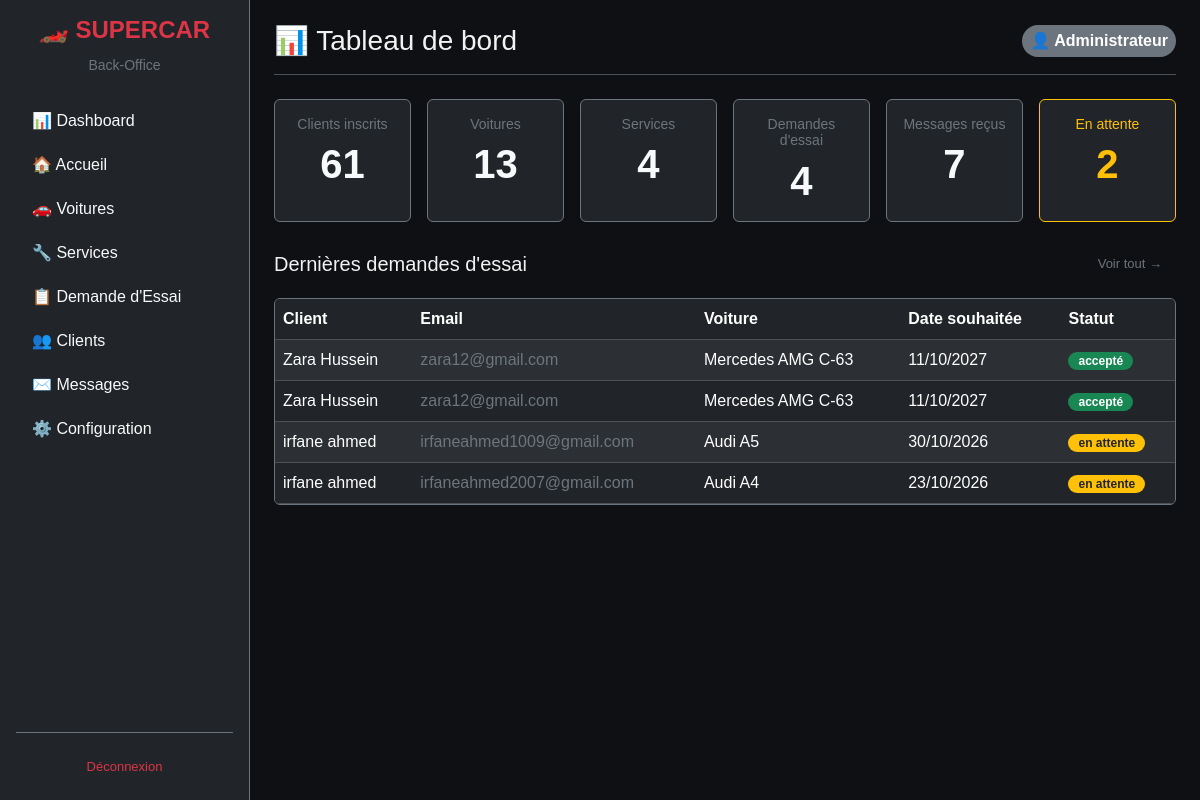
Page /code-source/admin/dashboard.php (signed in) on the committed database.
### tables this page shows
CREATE TABLE `demande_d_essai` (
  `idDemande` int(11) NOT NULL,
  `dateSouhaitee` date DEFAULT NULL,
  `status` varchar(50) DEFAULT 'en attente',
  `dateDemande` date DEFAULT NULL,
  `idVoiture` int(11) NOT NULL,
  `idClient` int(11) NOT NULL,
  `heureDemande` time DEFAULT current_timestamp()
);

CREATE TABLE `client` (
  `idClient` int(11) NOT NULL,
  `prenom` varchar(50) DEFAULT NULL,
  `email` varchar(100) DEFAULT NULL,
  `telephone` varchar(20) DEFAULT NULL,
  `nom` varchar(50) DEFAULT NULL,
  `inscrit` tinyint(1) DEFAULT 1,
  `dateInscription` date DEFAULT NULL
);

CREATE TABLE `marque` (
  `id_marque` int(11) NOT NULL,
  `nom` varchar(50) DEFAULT NULL
);

CREATE TABLE `voiture` (
  `idVoiture` int(11) NOT NULL,
  `annee` varchar(10) DEFAULT NULL,
  `modele` varchar(50) DEFAULT NULL,
  `puissance` varchar(50) DEFAULT NULL,
  `prix` varchar(50) DEFAULT NULL,
  `imageVoiture` varchar(255) DEFAULT NULL,
  `typeCarburant` varchar(50) DEFAULT NULL,
  `id_marque` int(11) NOT NULL,
  `estDansCarrousel` tinyint(1) DEFAULT 0
);

### code-source/admin/dashboard.php (the view, shortened to what this page needs)
<?php
require_once '../connexion/dbconnexion.php';
require_once 'admin_layout.php';
$nbClients  = $conn->query("SELECT COUNT(*) FROM client")->fetch_row()[0];
$nbVoitures = $conn->query("SELECT COUNT(*) FROM voiture")->fetch_row()[0];
$nbServices = $conn->query("SELECT COUNT(*) FROM service")->fetch_row()[0];
$nbDemandes = $conn->query("SELECT COUNT(*) FROM demande_d_essai")->fetch_row()[0];
$nbMessages = $conn->query("SELECT COUNT(*) FROM contact")->fetch_row()[0];
$nbAttente  = $conn->query("SELECT COUNT(*) FROM demande_d_essai WHERE status='en attente'")->fetch_row()[0];
$demandes = $conn->query("
    SELECT d.idDemande, d.dateSouhaitee, d.status,
           c.nom, c.prenom, c.email,
           v.modele, m.nom AS marque
    FROM demande_d_essai d
    JOIN client c ON c.idClient = d.idClient
    JOIN voiture v ON v.idVoiture = d.idVoiture
    JOIN marque m ON m.id_marque = v.id_marque
    ORDER BY d.dateDemande DESC
    LIMIT 10
")->fetch_all(MYSQLI_ASSOC);
?>
<!DOCTYPE html>
<html lang="fr" data-bs-theme="dark">
<head>
  <link href="https://cdn.jsdelivr.net/npm/bootstrap@5.3.3/dist/css/bootstrap.min.css" rel="stylesheet" />
  <link rel="stylesheet" href="admin.css">
</head>
<body>
  <div class="admin-layout d-flex flex-column flex-md-row">
    <?= get_sidebar('Tableau de bord') ?>
    <main class="admin-main flex-grow-1 p-3 p-md-4">
      <div class="d-flex flex-wrap justify-content-between align-items-center mb-4 gap-2 border-bottom pb-3">
        <h1 class="h3 m-0">📊 Tableau de bord</h1>
        <div class="badge bg-secondary p-2 fs-6">👤 <?= htmlspecialchars($_SESSION['admin_nom']) ?></div>
      </div>
      <div class="row row-cols-1 row-cols-sm-2 row-cols-md-3 row-cols-xl-6 g-3 mb-4">
        <div class="col">
          <div class="card h-100 bg-dark border-secondary text-center">
            <div class="card-body p-3">
              <h6 class="card-title text-secondary small">Clients inscrits</h6>
              <div class="display-6 fw-bold text-light"><?= $nbClients ?></div>
            </div>
          </div>
        </div>
        <div class="col">
          <div class="card h-100 bg-dark border-secondary text-center">
            <div class="card-body p-3">
              <h6 class="card-title text-secondary small">Voitures</h6>
              <div class="display-6 fw-bold text-light"><?= $nbVoitures ?></div>
            </div>
          </div>
        </div>
        <div class="col">
          <div class="card h-100 bg-dark border-secondary text-center">
            <div class="card-body p-3">
              <h6 class="card-title text-secondary small">Services</h6>
              <div class="display-6 fw-bold text-light"><?= $nbServices ?></div>
            </div>
          </div>
        </div>
        <div class="col">
          <div class="card h-100 bg-dark border-secondary text-center">
            <div class="card-body p-3">
              <h6 class="card-title text-secondary small">Demandes d'essai</h6>
              <div class="display-6 fw-bold text-light"><?= $nbDemandes ?></div>
            </div>
          </div>
        </div>
        <div class="col">
          <div class="card h-100 bg-dark border-secondary text-center">
            <div class="card-body p-3">
              <h6 class="card-title text-secondary small">Messages reçus</h6>
              <div class="display-6 fw-bold text-light"><?= $nbMessages ?></div>
            </div>
          </div>
        </div>
        <div class="col">
          <div class="card h-100 bg-dark border-warning text-center">
            <div class="card-body p-3">
              <h6 class="card-title text-warning small">En attente</h6>
              <div class="display-6 fw-bold text-warning"><?= $nbAttente ?></div>
            </div>
          </div>
        </div>
      </div>
      <div class="d-flex justify-content-between align-items-center mb-3">
        <h2 class="h5 m-0">Dernières demandes d'essai</h2>
        <a href="demandes.php" class="btn btn-outline-secondary btn-sm">Voir tout →</a>
      </div>
      <div class="table-responsive card bg-dark border-secondary">
        <table class="table table-dark table-hover table-striped align-middle mb-0">
          <thead>
            <tr>
              <th>Client</th>
              <th>Email</th>
              <th>Voiture</th>
              <th>Date souhaitée</th>
              <th>Statut</th>
            </tr>
          </thead>
          <tbody>
            <?php if (empty($demandes)): ?>
              <tr>
                <td colspan="5" class="text-center text-muted py-4">Aucune demande enregistrée</td>
              </tr>
            <?php else: ?>
              <?php foreach ($demandes as $d): ?>
                <?php
                $s = strtolower($d['status']);
                $badgeBg = str_contains($s, 'accept') ? 'bg-success' : (str_contains($s, 'refus') ? 'bg-danger' : (str_contains($s, 'attente') ? 'bg-warning text-dark' : 'bg-secondary'));
                ?>
                <tr>
                  <td class="fw-medium"><?= htmlspecialchars($d['prenom'] . ' ' . $d['nom']) ?></td>
                  <td><a href="mailto:<?= htmlspecialchars($d['email']) ?>" class="text-secondary text-decoration-none"><?= htmlspecialchars($d['email']) ?></a></td>
                  <td><?= htmlspecialchars($d['marque'] . ' ' . $d['modele']) ?></td>
                  <td><?= date('d/m/Y', strtotime($d['dateSouhaitee'])) ?></td>
                  <td><span class="badge <?= $badgeBg ?>"><?= htmlspecialchars($d['status']) ?></span></td>
                </tr>
              <?php endforeach; ?>
            <?php endif; ?>
          </tbody>
        </table>
      </div>
    </main>
  </div>
</body>
</html>

### code-source/admin/admin.css (style rules this page uses)
:root { --bg: #0f1014; --panel: #171922; --accent: #c81e3a; --cyan: #1e7bc8; --text: #f2f2f2; --muted: #9aa0a6; --green: #22c55e; --orange: #f59e0b; --mobile-width: 600px; }
* { box-sizing: border-box; font-family: Arial, Helvetica, sans-serif; margin: 0; padding: 0; }
body { background: var(--bg); color: var(--text); }
.admin-layout { display: flex; flex-direction: column; min-height: 100vh; }
@media (min-width: 992px) { .admin-layout { flex-direction: row; } }
.admin-main { flex-grow: 1; width: 100%; overflow-x: hidden; }
.admin-table-container, .table-responsive { width: 100%; overflow-x: auto; -webkit-overflow-scrolling: touch; }
.admin-main { padding: 32px 36px; }
.btn { padding: 8px 14px; border-radius: 6px; border: none; cursor: pointer; font-size: 13px; font-weight: 500; transition: opacity .15s; }
.badge { display: inline-block; padding: 3px 10px; border-radius: 20px; font-size: 12px; font-weight: 600; }

### rows in the picture
demande_d_essai: idClient.nom "Zara Hussein", idClient.email "zara12@gmail.com", marque.nom "Mercedes AMG C-63", dateSouhaitee "11/10/2027", status "accepté"
demande_d_essai: idClient.nom "Zara Hussein", idClient.email "zara12@gmail.com", marque.nom "Mercedes AMG C-63", dateSouhaitee "11/10/2027", status "accepté"
demande_d_essai: idClient.nom "irfane ahmed", idClient.email "irfaneahmed1009@gmail.com", marque.nom "Audi A5", dateSouhaitee "30/10/2026", status "en attente"
demande_d_essai: idClient.nom "irfane ahmed", idClient.email "irfaneahmed2007@gmail.com", marque.nom "Audi A4", dateSouhaitee "23/10/2026", status "en attente"

### other values in the picture
$item['label'] "📊 Dashboard"
$item['label'] "🏠 Accueil"
$item['label'] "🚗 Voitures"
$item['label'] "🔧 Services"
$item['label'] "📋 Demande d'Essai"
$item['label'] "👥 Clients"
$item['label'] "✉️ Messages"
$item['label'] "⚙️ Configuration"
$_SESSION['admin_nom'] "Administrateur"
$nbClients "61"
$nbVoitures "13"
$nbServices "4"
$nbDemandes "4"
$nbMessages "7"
$nbAttente "2"
